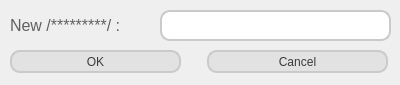
<?xml version="1.0" encoding="UTF-8"?>
<ui version="4.0">
 <class>Dialog</class>
 <widget class="QDialog" name="Dialog">
  <property name="geometry">
   <rect>
    <x>0</x>
    <y>0</y>
    <width>400</width>
    <height>85</height>
   </rect>
  </property>
  <property name="minimumSize">
   <size>
    <width>400</width>
    <height>85</height>
   </size>
  </property>
  <property name="maximumSize">
   <size>
    <width>400</width>
    <height>85</height>
   </size>
  </property>
  <property name="windowTitle">
   <string>Adding...</string>
  </property>
  <property name="windowIcon">
   <iconset>
    <normaloff>icon.png</normaloff>icon.png</iconset>
  </property>
  <property name="styleSheet">
   <string notr="true">QTabBar::tab:hover{
    border: 2px solid rgb(222, 222, 222);
	background-color: rgb(235, 235, 235);
}
QTabBar::tab {

    border: 2px solid rgb(195, 195, 195);
    border-bottom-color: #C2C7CB; /* same as the pane color */
    border-top-left-radius: 4px;
    border-top-right-radius: 4px;
    min-width: 8ex;
    padding: 2px;
	background-color: rgb(227, 227, 227);

}
QTabBar::tab:selected {

    border: 2px solid rgb(227, 227, 227);
	background-color: white;
}
QPushButton{
	background-color: rgb(226, 226, 226);
	border-radius: 10px;
border-style: solid;
border-width:2px;
	border-color: rgb(202, 202, 202);
	color: rgb(58, 58, 58);
}

QLineEdit{
border-radius:10px;
border-width:2px;
	border-color: rgb(202, 202, 202);
border-style: solid;
	color: rgb(97, 97, 97);
}
QPushButton::hover{
	background-color: rgb(200, 200, 200);
border-color:rgb(170,170,170);
}
QComboBox{
border-radius:10px;
border-width:2px;
	border-color: rgb(202, 202, 202);
border-style: solid;
	background-color: rgb(234, 234, 234);
	color: rgb(58, 58, 58);
}
QComboBox::drop-down {
    subcontrol-origin: padding;
    subcontrol-position: top right;
    width: 15px;

    border-left-width: 2px;
	border-color: rgb(202, 202, 202);
    border-left-style: solid;
    border-top-right-radius: 3px; 
    border-bottom-right-radius: 3px;
}
QComboBox::down-arrow{
image:url(darr.png);
top:1px;
}

QLabel{
	color: rgb(97, 97, 97);
}
QComboBox QAbstractItemView {

border-style:solid;
border-color:rgb(200,200,200);
border-width:2px;
border-radius:10px;
    selection-background-color:  rgb(214, 214, 214);

	color: rgb(58, 58, 58)
}
QComboBox::selected:item{
selection-border-style:solid;
}
QComboBox::item{
border-style:none;
}
</string>
  </property>
  <widget class="QLabel" name="label">
   <property name="geometry">
    <rect>
     <x>10</x>
     <y>0</y>
     <width>151</width>
     <height>51</height>
    </rect>
   </property>
   <property name="font">
    <font>
     <pointsize>12</pointsize>
    </font>
   </property>
   <property name="text">
    <string>New /*********/ :</string>
   </property>
  </widget>
  <widget class="QLineEdit" name="lineEdit">
   <property name="geometry">
    <rect>
     <x>160</x>
     <y>10</y>
     <width>231</width>
     <height>31</height>
    </rect>
   </property>
  </widget>
  <widget class="QPushButton" name="cancel">
   <property name="geometry">
    <rect>
     <x>207</x>
     <y>50</y>
     <width>181</width>
     <height>23</height>
    </rect>
   </property>
   <property name="text">
    <string>Cancel</string>
   </property>
  </widget>
  <widget class="QPushButton" name="ok">
   <property name="geometry">
    <rect>
     <x>10</x>
     <y>50</y>
     <width>171</width>
     <height>23</height>
    </rect>
   </property>
   <property name="text">
    <string>OK</string>
   </property>
  </widget>
 </widget>
 <resources/>
 <connections/>
</ui>
